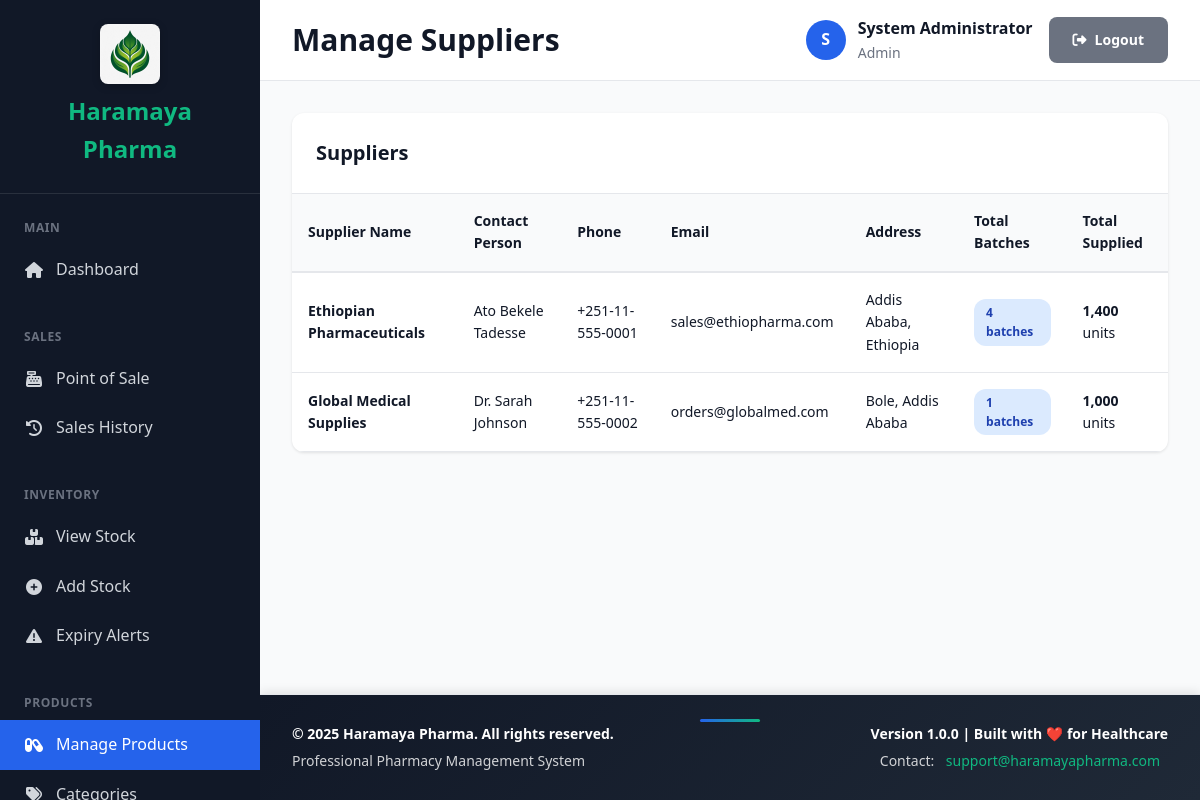
/modules/suppliers/manage.php (signed in), run on the app's committed database.
### tables this page shows
CREATE TABLE IF NOT EXISTS suppliers (
    supplier_id INT AUTO_INCREMENT PRIMARY KEY,
    supplier_name VARCHAR(100) NOT NULL,
    contact_person VARCHAR(100),
    phone VARCHAR(20),
    email VARCHAR(100),
    address TEXT,
    is_active BOOLEAN DEFAULT TRUE,
    created_at TIMESTAMP DEFAULT CURRENT_TIMESTAMP,
    INDEX idx_supplier_name (supplier_name)
);

### includes/security.php (called while the page is built, shortened)
<?php
function clean($data) {
    return htmlspecialchars($data, ENT_QUOTES, 'UTF-8');
}

### modules/suppliers/manage.php (the view, shortened to what this page needs)
<?php
$pdo = require __DIR__ . '/../../config/database.php';
require_once __DIR__ . '/../../templates/header.php';
$stmt = $pdo->query("
    SELECT
        s.*,
        COUNT(DISTINCT sb.batch_id) as total_batches,
        SUM(sb.quantity_received) as total_supplied
    FROM suppliers s
    LEFT JOIN stock_batches sb ON s.supplier_id = sb.supplier_id
    GROUP BY s.supplier_id
    ORDER BY s.supplier_name
");
$suppliers = $stmt->fetchAll();
?>
<div class="card">
    <div class="card-header">
        <h2 class="card-title">Suppliers</h2>
    </div>
    <div class="table-container">
        <table class="data-table">
            <thead>
                <tr>
                    <th>Supplier Name</th>
                    <th>Contact Person</th>
                    <th>Phone</th>
                    <th>Email</th>
                    <th>Address</th>
                    <th>Total Batches</th>
                    <th>Total Supplied</th>
                </tr>
            </thead>
            <tbody>
                <?php foreach ($suppliers as $supplier): ?>
                <tr>
                    <td><strong><?php echo clean($supplier['supplier_name']); ?></strong></td>
                    <td><?php echo clean($supplier['contact_person']); ?></td>
                    <td><?php echo clean($supplier['phone']); ?></td>
                    <td><?php echo clean($supplier['email']); ?></td>
                    <td><?php echo clean($supplier['address']); ?></td>
                    <td>
                        <span class="badge badge-info">
                            <?php echo $supplier['total_batches']; ?> batches
                        </span>
                    </td>
                    <td><strong><?php echo number_format($supplier['total_supplied'] ?? 0); ?></strong> units</td>
                </tr>
                <?php endforeach; ?>
            </tbody>
        </table>
    </div>
</div>
<?php require_once __DIR__ . '/../../templates/footer.php'; ?>

### assets/css/main.css (style rules this page uses)
:root { --primary-color: #2563eb; --primary-dark: #1e40af; --secondary-color: #10b981; --danger-color: #ef4444; --warning-color: #f59e0b; --success-color: #10b981; --dark-bg: #1f2937; --sidebar-bg: #111827; --content-bg: #f9fafb; --card-bg: #ffffff; --text-primary: #111827; --text-secondary: #6b7280; --border-color: #e5e7eb; --shadow: 0 1px 3px 0 rgba(0, 0, 0, 0.1); --shadow-lg: 0 10px 15px -3px rgba(0, 0, 0, 0.1); }
* { margin: 0; padding: 0; box-sizing: border-box; }
body { font-family: 'Segoe UI', Tahoma, Geneva, Verdana, sans-serif; background: var(--content-bg); color: var(--text-primary); line-height: 1.6; }
.card { background: var(--card-bg); border-radius: 12px; box-shadow: var(--shadow); overflow: hidden; margin-bottom: 1.5rem; }
.card-header { padding: 1.5rem; border-bottom: 1px solid var(--border-color); display: flex; justify-content: space-between; align-items: center; }
.card-title { font-size: 1.25rem; font-weight: 600; color: var(--text-primary); margin: 0; }
.table-container { overflow-x: auto; }
.data-table { width: 100%; border-collapse: collapse; font-size: 0.875rem; }
.data-table th { background: var(--content-bg); padding: 1rem; text-align: left; font-weight: 600; color: var(--text-primary); border-bottom: 2px solid var(--border-color); }
.data-table td { padding: 1rem; border-bottom: 1px solid var(--border-color); }
.badge { display: inline-flex; align-items: center; gap: 0.25rem; padding: 0.25rem 0.75rem; border-radius: 12px; font-size: 0.75rem; font-weight: 600; }
.badge-info { background: #dbeafe; color: #1e40af; }

### data on the page
suppliers: supplier_name "Ethiopian Pharmaceuticals", contact_person "Ato Bekele Tadesse", phone "+251-11-555-0001", email "sales@ethiopharma.com", address "Addis Ababa, Ethiopia", total_batches "4", total_supplied "1,400"
suppliers: supplier_name "Global Medical Supplies", contact_person "Dr. Sarah Johnson", phone "+251-11-555-0002", email "orders@globalmed.com", address "Bole, Addis Ababa", total_batches "1", total_supplied "1,000"

### other printed values
$page_title "Manage Suppliers"
substr($current_user['full_name'], 0, 1) "S"
$current_user['full_name'] "System Administrator"
$current_user['role'] "Admin"
